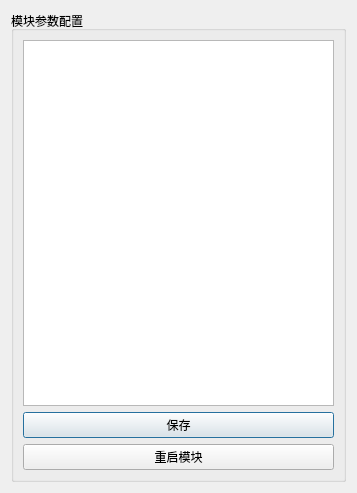
<?xml version="1.0" encoding="UTF-8"?>
<ui version="4.0">
 <class>ModuleDialog</class>
 <widget class="QDialog" name="ModuleDialog">
  <property name="geometry">
   <rect>
    <x>0</x>
    <y>0</y>
    <width>357</width>
    <height>474</height>
   </rect>
  </property>
  <property name="windowTitle">
   <string>参数设置</string>
  </property>
  <property name="windowIcon">
   <iconset resource="pic.qrc">
    <normaloff>:/picture/picture/003.png</normaloff>:/picture/picture/003.png</iconset>
  </property>
  <layout class="QGridLayout" name="gridLayout">
   <item row="0" column="0">
    <widget class="QGroupBox" name="groupBox_ModuleConfig">
     <property name="title">
      <string>模块参数配置</string>
     </property>
     <layout class="QVBoxLayout" name="verticalLayout">
      <item>
       <widget class="QTableView" name="tableView_Module">
        <property name="minimumSize">
         <size>
          <width>0</width>
          <height>366</height>
         </size>
        </property>
       </widget>
      </item>
      <item>
       <widget class="QPushButton" name="btnModule">
        <property name="text">
         <string>保存</string>
        </property>
       </widget>
      </item>
      <item>
       <widget class="QPushButton" name="btn_RebootModule">
        <property name="text">
         <string>重启模块</string>
        </property>
       </widget>
      </item>
     </layout>
    </widget>
   </item>
  </layout>
 </widget>
 <resources>
  <include location="pic.qrc"/>
 </resources>
 <connections/>
</ui>
